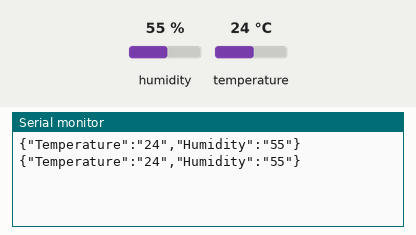
Bench run of a sketch on a simulated Arduino Uno, built with avr-gcc and run on an emulated ATmega328P. Parts: the last lines printed to the serial monitor. The inputs (shaded band) are chosen by the test bench; at power-on: humidity 55 %, temperature 24 °C.

Above: at 1.3 s.
1.4 s: humidity set to 22 %
At 2.0 s:
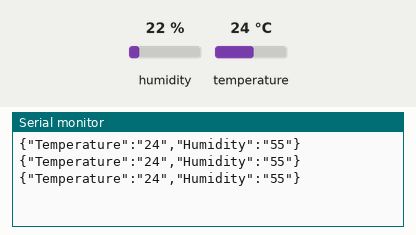
2.9 s: temperature set to 12 °C
At 3.6 s:
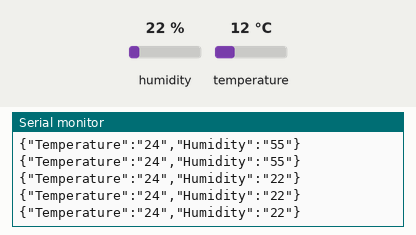
4.4 s: humidity set to 40 %
At 5.1 s:
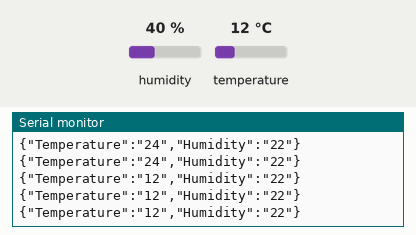
Timing chart, 0 to 7.4 s (numbered marks = the images above; inputs shaded):
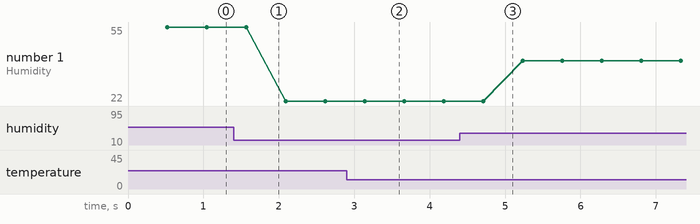

Measured:
- plotted number 1: 55 → 22 after the input at 1.4 s, 22 → 40 after the input at 4.4 s

The sketch:

TempHumd.ino
```cpp
#include <DHT11.h>

DHT11 dht11(2);

void setup() {
    Serial.begin(9600);
    dht11.setDelay(1000);
}

void loop() {
    int temperature = 0;
    int humidity = 0;
    int result = dht11.readTemperatureHumidity(temperature, humidity);
    if (result == 0) {
        // Convert integers to strings for concatenation
        String tempString = String(temperature);
        String humidityString = String(humidity);

        // Use double quotes for JSON keys and values
        String jsonString = "{\"Temperature\":\"" + tempString + "\",\"Humidity\":\"" + humidityString + "\"}";

        Serial.println(jsonString);
    } else {
        Serial.println(DHT11::getErrorString(result));
    }
}
```
